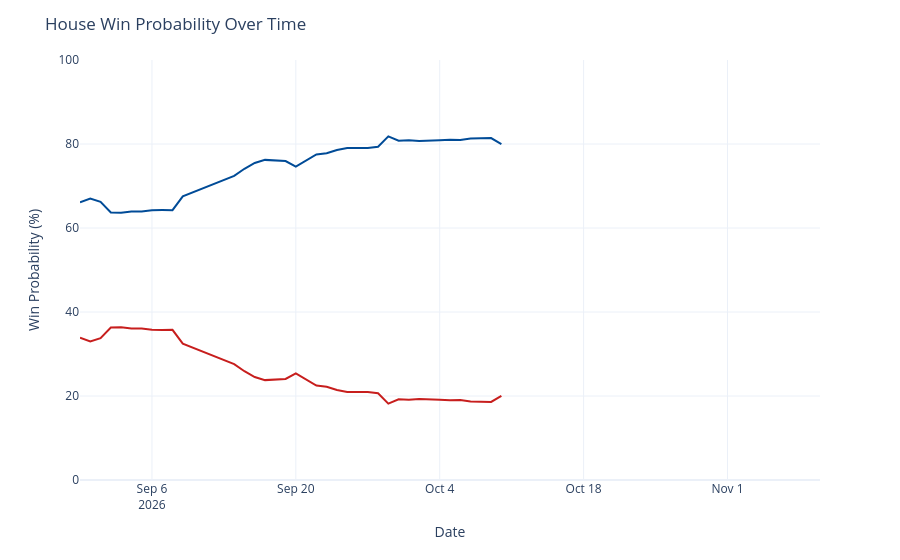

Write notebook code for a chart like this one.
### Code cell
chance_over_time = output_ts[(output_ts['geo'] == 'US House') &
                             (output_ts['type'] == 'chance')]
chance_over_time['rep_chance'] = chance_over_time['y'].map(lambda x: 100 - x)
chance_over_time = chance_over_time.rename({'y': 'Democrats', 'rep_chance': 'Republicans'}, axis=1)
chance_time_ser = px.line(chance_over_time, x='date', y=['Democrats', 'Republicans'], template='plotly_white',
                         color_discrete_map={'Democrats': '#004b97', 'Republicans': '#c71e1d'},)
chance_time_ser.update_traces(hovertemplate="%{y:.1f}%")
chance_time_ser.update_layout(
    xaxis=dict(range=[pd.to_datetime('2026-08-30'), pd.to_datetime('2026-11-10')]),
    yaxis=dict(range=[0, 100]),
    xaxis_title='Date',
    yaxis_title='Win Probability (%)',
    title=dict(text="House Win Probability Over Time"),
    hovermode="x",
    showlegend=False
)
chance_time_ser

### Figure 1 — Plotly figure (JSON) as saved in the notebook; plotly's stock layout.template omitted (floating-point values rounded to 4 significant figures)
{"data": [{"hovertemplate": "%{y:.1f}%", "legendgroup": "Democrats", "line": {"color": "#004b97", "dash": "solid"}, "marker": {"symbol": "circle"}, "mode": "lines", "name": "Democrats", "orientation": "v", "showlegend": true, "type": "scatter", "x": ["2026-08-30", "2026-08-31", "2026-09-01", "2026-09-02", "2026-09-03", "2026-09-04", "2026-09-05", "2026-09-06", "2026-09-07", "2026-09-08", "2026-09-09", "2026-09-14", "2026-09-15", "2026-09-16", "2026-09-17", "2026-09-18", "2026-09-19", "2026-09-20", "2026-09-21", "2026-09-22", "2026-09-23", "2026-09-24", "2026-09-25", "2026-09-26", "2026-09-27", "2026-09-28", "2026-09-29", "2026-09-30", "2026-10-01", "2026-10-02", "2026-10-03", "2026-10-04", "2026-10-05", "2026-10-06", "2026-10-07", "2026-10-08", "2026-10-09", "2026-10-10"], "xaxis": "x", "y": [66.12, 67.02, 66.25, 63.69, 63.65, 63.91, 63.91, 64.23, 64.27, 64.25, 67.54, 72.39, 74.1, 75.49, 76.22, 76.08, 75.94, 74.59, 76.12, 77.51, 77.78, 78.58, 79.05, 79.05, 79.05, 79.34, 81.82, 80.78, 80.9, 80.69, 80.7, 80.88, 81.01, 80.94, 81.32, 81.39, 81.42, 79.94], "yaxis": "y"}, {"hovertemplate": "%{y:.1f}%", "legendgroup": "Republicans", "line": {"color": "#c71e1d", "dash": "solid"}, "marker": {"symbol": "circle"}, "mode": "lines", "name": "Republicans", "orientation": "v", "showlegend": true, "type": "scatter", "x": ["2026-08-30", "2026-08-31", "2026-09-01", "2026-09-02", "2026-09-03", "2026-09-04", "2026-09-05", "2026-09-06", "2026-09-07", "2026-09-08", "2026-09-09", "2026-09-14", "2026-09-15", "2026-09-16", "2026-09-17", "2026-09-18", "2026-09-19", "2026-09-20", "2026-09-21", "2026-09-22", "2026-09-23", "2026-09-24", "2026-09-25", "2026-09-26", "2026-09-27", "2026-09-28", "2026-09-29", "2026-09-30", "2026-10-01", "2026-10-02", "2026-10-03", "2026-10-04", "2026-10-05", "2026-10-06", "2026-10-07", "2026-10-08", "2026-10-09", "2026-10-10"], "xaxis": "x", "y": [33.88, 32.98, 33.75, 36.31, 36.35, 36.09, 36.09, 35.77, 35.73, 35.75, 32.46, 27.61, 25.9, 24.51, 23.78, 23.92, 24.06, 25.41, 23.88, 22.49, 22.22, 21.42, 20.95, 20.95, 20.95, 20.66, 18.18, 19.22, 19.1, 19.31, 19.3, 19.12, 18.99, 19.06, 18.68, 18.61, 18.58, 20.06], "yaxis": "y"}], "layout": {"hovermode": "x", "legend": {"title": {"text": "variable"}, "tracegroupgap": 0}, "margin": {"t": 60}, "showlegend": false, "title": {"text": "House Win Probability Over Time"}, "xaxis": {"anchor": "y", "domain": [0, 1], "range": ["2026-08-30T00:00:00", "2026-11-10T00:00:00"], "title": {"text": "Date"}}, "yaxis": {"anchor": "x", "domain": [0, 1], "range": [0, 100], "title": {"text": "Win Probability (%)"}}}}
